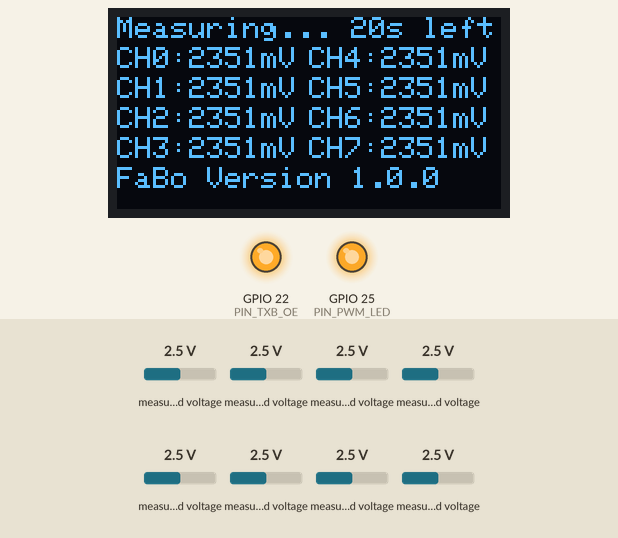
Recording of a sketch running on a simulated ESP32. On the bench: 128×64 one-colour display, output pins drawn as LEDs (lit = HIGH). Wiring (inferred from the names in the program): MCP3008 converter: CS GPIO 5. Inputs (shaded band) come from the test bench; at power-on: measured voltage 2.5 V. Pins used as bus, display or sensor lines are not drawn; what the sketch prints to the serial monitor is not drawn.

Above: at 1.3 s.
1.4 s: measured voltage (sensor 200) set to 3.8 V
At 2.4 s:
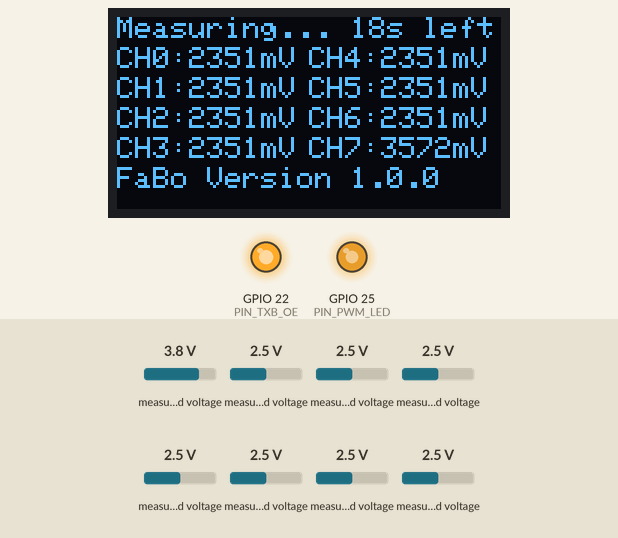
3.7 s: measured voltage (sensor 201) set to 3.8 V
At 4.9 s:
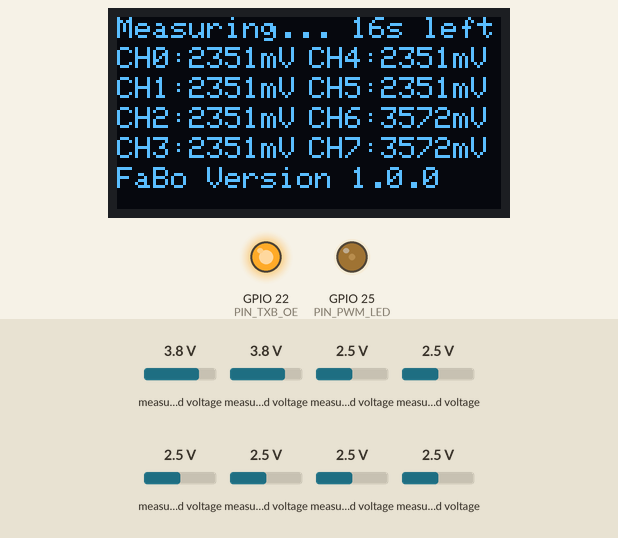
6.7 s: measured voltage (sensor 202) set to 3.8 V
At 7.65 s:
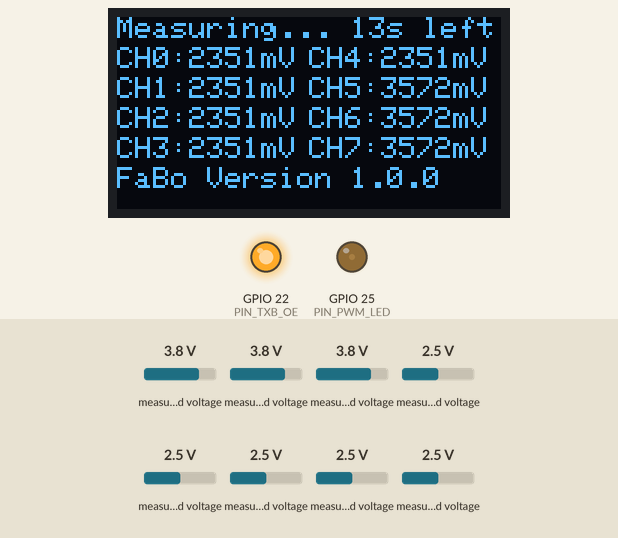
8.6 s: measured voltage (sensor 203) set to 3.8 V
At 9.4 s:
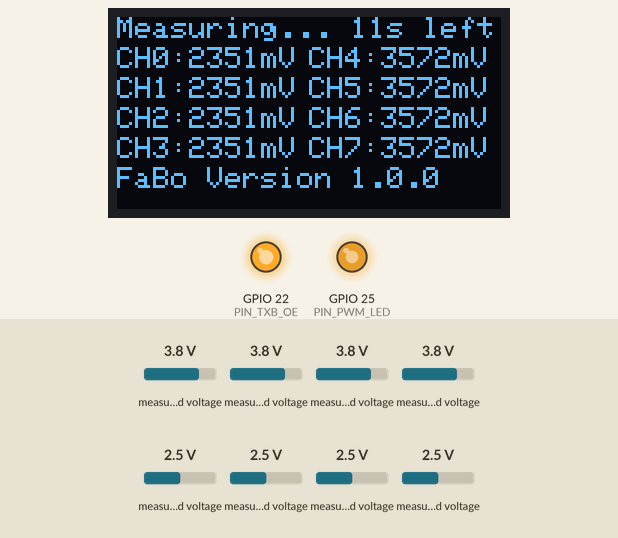
10.7 s: measured voltage (sensor 204) set to 3.8 V
At 11.62 s:
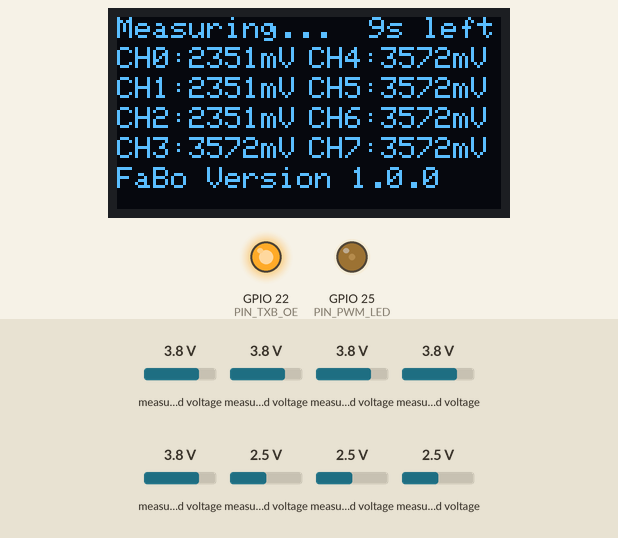
12.6 s: measured voltage (sensor 205) set to 3.8 V
At 21.2 s:
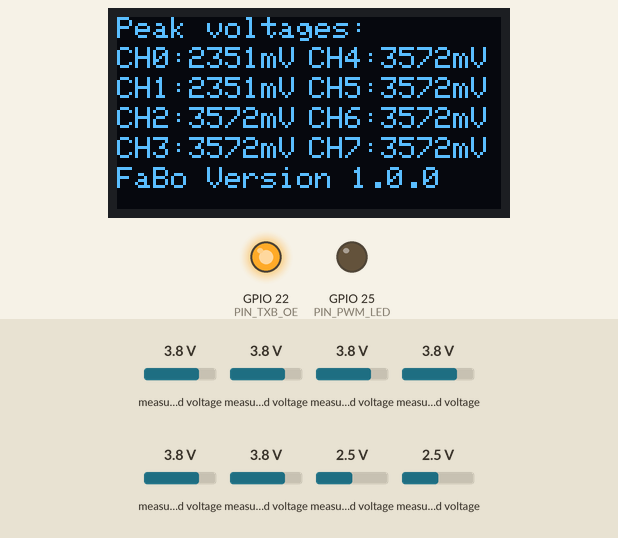
Timing chart, 0 to 44.7 s (numbered marks = the images above; inputs shaded):
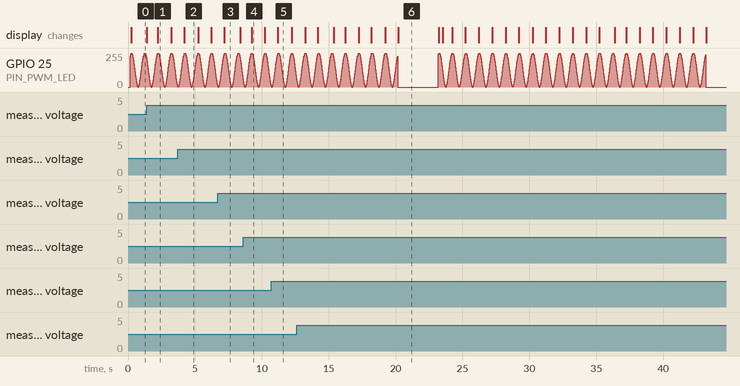

The sketch:

AiCarBoardInspectionBoardFwv100000.ino
```cpp
// (licence header left out)
// AI Car Board Rev1.0.0
//20250602
#define CODE_VERSION "FaBo Version 1.0.0"

#include <SPI.h>
#include <Wire.h>
#include <Adafruit_GFX.h>
#include <Adafruit_SSD1306.h>
#include <math.h>  // sin関数に必要

// ==== OLED設定 ====
#define SDA_PIN 16
#define SCL_PIN 17
#define SCREEN_WIDTH 128
#define SCREEN_HEIGHT 64
#define OLED_ADDR 0x3C

// ==== SPI & ADC設定 ====
const int PIN_SPI_CLK  = 2;
const int PIN_SPI_MOSI = 3;
const int PIN_SPI_MISO = 4;
const int PIN_SPI_CS   = 5;
const int PIN_TXB_OE   = 22;
const int PIN_PWM_LED  = 25;  // 柔らかく点滅させるLED

const float VREF_MV = 4698.0;
const float GAIN_CORRECTION = 1.000;

//SPI周波数1MHz
SPISettings spiSettings(1000000, MSBFIRST, SPI_MODE0);

Adafruit_SSD1306 display(SCREEN_WIDTH, SCREEN_HEIGHT, &Wire, -1);

void setup() {
  delay(100);

  Serial.begin(115200);

  // OLED初期化
  Wire.setSDA(SDA_PIN);
  Wire.setSCL(SCL_PIN);
  Wire.begin();

  //ディスプレイ接続チェック
  if (!display.begin(SSD1306_SWITCHCAPVCC, OLED_ADDR)) {
    Serial.println("OLED init failed!");
    while (true);
  }

  //ディスプレイ初期化
  display.clearDisplay();
  display.setTextSize(1);
  display.setTextColor(SSD1306_WHITE);
  display.setCursor(0, 0);
  display.println("OLED Ready...");
  display.display();

  // SPI初期化
  pinMode(PIN_TXB_OE, OUTPUT);
  digitalWrite(PIN_TXB_OE, HIGH);
  SPI.setSCK(PIN_SPI_CLK);
  SPI.setTX(PIN_SPI_MOSI);
  SPI.setRX(PIN_SPI_MISO);
  SPI.begin();
  pinMode(PIN_SPI_CS, OUTPUT);
  digitalWrite(PIN_SPI_CS, HIGH);

  // PWM LED 初期化
  pinMode(PIN_PWM_LED, OUTPUT);
  analogWrite(PIN_PWM_LED, 0);  // 初期OFF
}

int readMCP3008(uint8_t channel) {
  if (channel > 7) return -1;
  digitalWrite(PIN_SPI_CS, LOW);
  SPI.beginTransaction(spiSettings);
  SPI.transfer(0x01);
  delayMicroseconds(2);
  int highByte = SPI.transfer(0x80 | (channel << 4));
  delayMicroseconds(2);
  int lowByte  = SPI.transfer(0x00);
  delayMicroseconds(2);
  SPI.endTransaction();
  digitalWrite(PIN_SPI_CS, HIGH);
  return ((highByte & 0x03) << 8) | lowByte;
}

//OLED表示
void displayPeaks2Column(float* peak_mv, const char* header) {
  display.clearDisplay();
  display.setCursor(0, 0);
  display.println(header);
  int channnelNumber = 7;
  int spacingDots = 10;
  for (int i = 0; i < 4; i++) {
    //カーソル左側描画
    display.setCursor(0, (i + 1) * spacingDots);
    display.print("CH");
    display.print(i);
    display.print(":");
    display.print((int)peak_mv[channnelNumber - i]);
    display.print("mV");

    //カーソル右側描画
    display.setCursor(64, (i + 1) * spacingDots);
    int ch = i + 4;
    display.print("CH");
    display.print(ch);
    display.print(":");
    display.print((int)peak_mv[channnelNumber - ch]);
    display.print("mV");
  }

  display.setCursor(0, 5 * spacingDots);
  display.print(CODE_VERSION);
  //OLED表示
  display.display();
}

void loop() {
  //取得間隔２０秒
  const unsigned long DURATION_MS = 20000;
  float peak_mv[8] = {0};
  unsigned long startTime = millis();
  int lastSecondShown = -1;

  // ==== 測定ループ（PWMフェードあり）====
  while (millis() - startTime < DURATION_MS) {
    unsigned long elapsed = millis() - startTime;
    int secondsLeft = (DURATION_MS - elapsed) / 1000;

    // 柔らかいフェード：sin波形でPWM値生成
    float t = (millis() % 1000) / 1000.0; // 0〜1 の周期
    float brightness = 0.5 * (1.0 + sin(t * 2 * PI));  // 0〜1 → sinでなめらかに
    int duty = (int)(brightness * 255);
    analogWrite(PIN_PWM_LED, duty);

    //OLED画面更新
    if (secondsLeft != lastSecondShown) {
      char header[22];
      snprintf(header, sizeof(header), "Measuring... %2ds left", secondsLeft + 1);
      displayPeaks2Column(peak_mv, header);
      lastSecondShown = secondsLeft;
    }

    //電圧ピーク測定
    for (int ch = 0; ch < 8; ch++) {
      int adc = readMCP3008(ch);
      float mv = (adc / 1023.0) * VREF_MV * GAIN_CORRECTION;
      if (mv > peak_mv[ch]) peak_mv[ch] = mv;
    }

    delay(10);
  }

  // ==== 測定完了：PWM OFF ====
  analogWrite(PIN_PWM_LED, 0);

  // ==== ピーク電圧表示 ====
  displayPeaks2Column(peak_mv, "Peak voltages:");

  // ==== シリアル出力 ====
  Serial.println("=== Peak Voltages ===");
  for (int ch = 0; ch < 8; ch++) {
    Serial.print("CH");
    Serial.print(ch);
    Serial.print(": ");
    Serial.print(peak_mv[ch], 1);
    Serial.println(" mV");
  }
  Serial.println();
  //測定表示間隔
  delay(3000);
}
```
